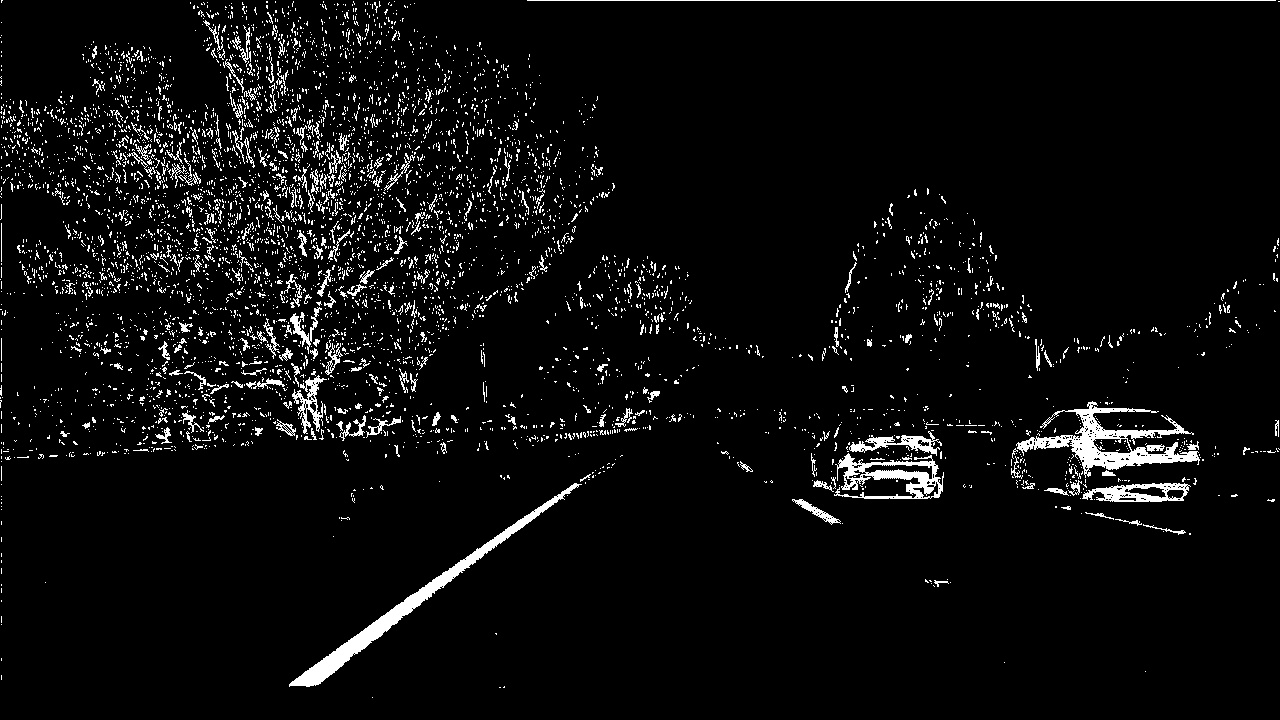
#> input picture Zadatak/output_images/binary_output.jpg, 1280 x 720 px
$ python birds_eye_perspective.py
#> lines starting #> are read from the running program, lines starting #| are printed output that depends on the picture
import cv2
import numpy as np


def perspective_transform_binary(binary_img):
    """Primenjuje perspektivnu transformaciju na binarnu sliku bez gubitka kvaliteta."""
    img_size = (binary_img.shape[1], binary_img.shape[0])

    # Definisanje koordinata na originalnoj slici
    src = np.float32([
        [585, 460],  # Leva gornja tačka
        [705, 460],  # Desna gornja tačka
        [1100, 720], # Desna donja tačka
        [200, 720]   # Leva donja tačka
    ])

    # Definisanje koordinata u "birds-eye view"
    dst = np.float32([
        [300, 0],     # Leva gornja tačka
        [1000, 0],    # Desna gornja tačka
        [1000, 720],  # Desna donja tačka
        [300, 720]    # Leva donja tačka
    ])

    # Izračunavanje matrice transformacije
    M = cv2.getPerspectiveTransform(src, dst)

    # Primena transformacije sa NEAREST interpolacijom
    warped = cv2.warpPerspective(binary_img, M, img_size, flags=cv2.INTER_NEAREST)

    return warped, M

def bird_eye(binary_image_frame):
    # Učitavanje binarne slike
#> called with binary_image_frame = '../output_images/binary_output.jpg'
    try:
        binary_img = cv2.imread(binary_image_frame, cv2.IMREAD_GRAYSCALE)
#> binary_img is the input picture: shape (720, 1280); min 0, max 255, mean 12.7
    except:
        binary_img = binary_image_frame

    # Provera da li su vrednosti binarne (0 i 255)
    if np.unique(binary_img).tolist() not in [[0, 255], [0]]:
        print("Upozorenje: Slika nije binarna!")

    # Primena transformacije
    warped_binary_img, perspective_matrix = perspective_transform_binary(binary_img)
#> in perspective_transform_binary, `warped = cv2.warpPerspective(binary_img, M, img_size, flags=cv2.INTER_..`:
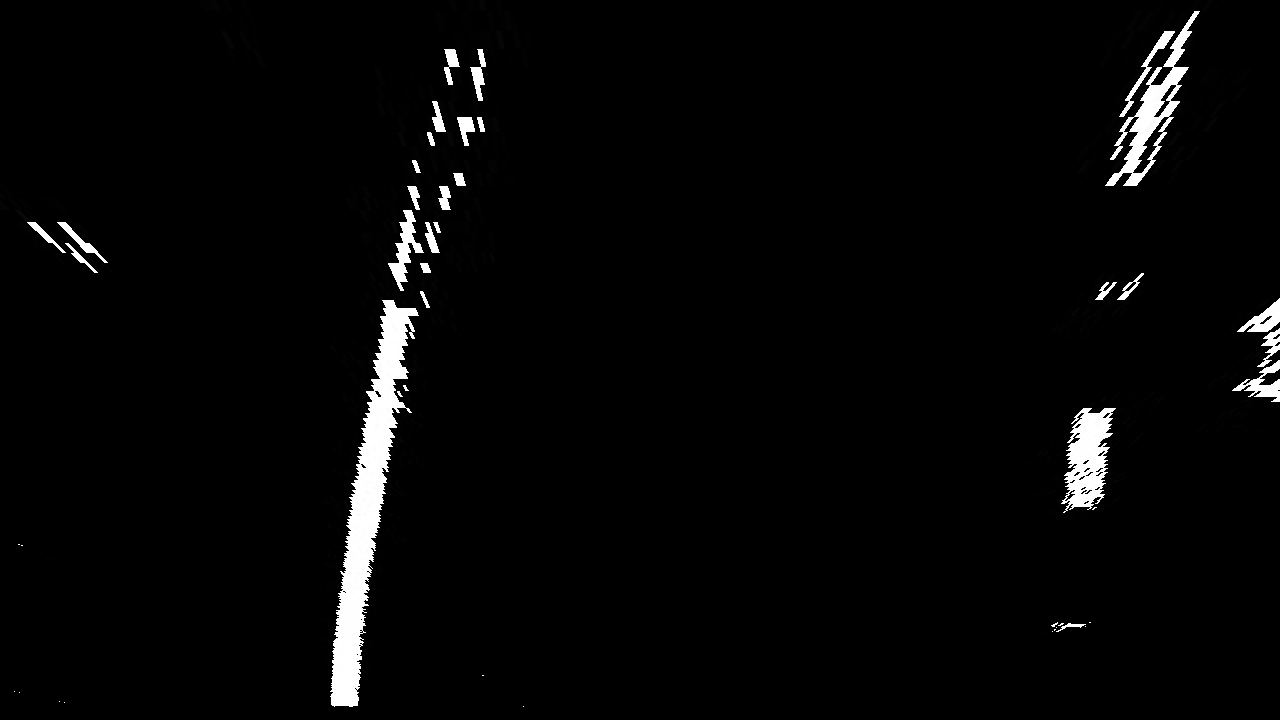
#> warped: shape (720, 1280); min 0, max 255, mean 6.9
#> perspective_matrix = [[-0.556, -1.54, 1003.4], [-2.07e-16, -1.98, 909.9], [0, -0.00238, 1]]

    # [7 lines of commented-out code are left out]
    cv2.imwrite('../output_images/warped_binary_image.jpg', warped_binary_img)

    return warped_binary_img

if __name__ == "__main__":
    bird_eye('../output_images/binary_output.jpg')
